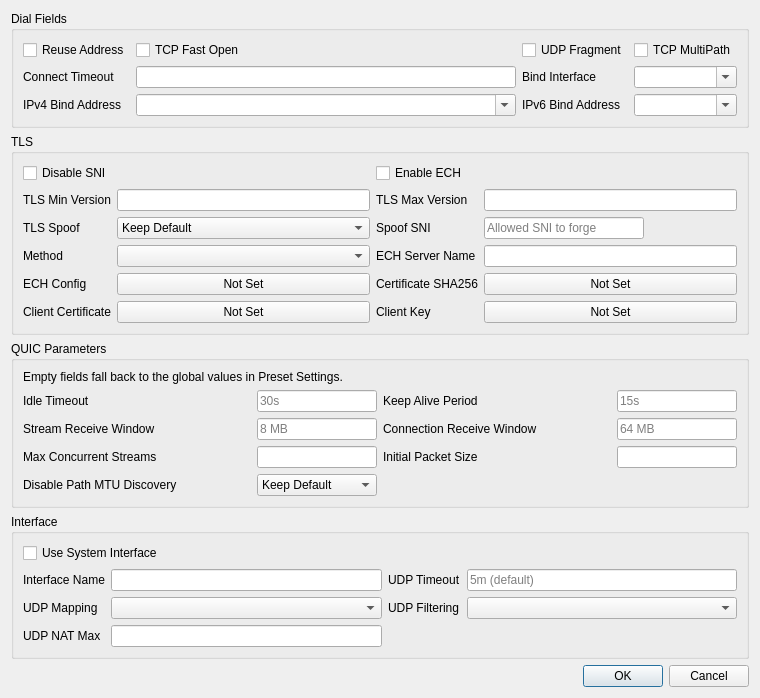
<?xml version="1.0" encoding="UTF-8"?>
<ui version="4.0">
 <class>EditAdvanced</class>
 <widget class="QDialog" name="EditAdvanced">
  <property name="geometry">
   <rect>
    <x>0</x>
    <y>0</y>
    <width>760</width>
    <height>460</height>
   </rect>
  </property>
  <property name="windowTitle">
   <string>Dialog</string>
  </property>
  <layout class="QGridLayout" name="gridLayout">
   <item row="0" column="0">
    <widget class="QGroupBox" name="dial_box">
     <property name="title">
      <string>Dial Fields</string>
     </property>
     <layout class="QGridLayout" name="gridLayout_2">      <item row="0" column="0">
       <widget class="QCheckBox" name="reuse_addr">
        <property name="text">
         <string>Reuse Address</string>
        </property>
       </widget>
      </item>
      <item row="0" column="1">
       <widget class="QCheckBox" name="tcp_fast_open">
        <property name="text">
         <string>TCP Fast Open</string>
        </property>
       </widget>
      </item>
      <item row="0" column="2">
       <widget class="QCheckBox" name="udp_fragment">
        <property name="text">
         <string>UDP Fragment</string>
        </property>
       </widget>
      </item>
      <item row="0" column="3">
       <widget class="QCheckBox" name="tcp_multipath">
        <property name="text">
         <string>TCP MultiPath</string>
        </property>
       </widget>
      </item>
      <item row="1" column="0">
       <widget class="QLabel" name="label">
        <property name="text">
         <string>Connect Timeout</string>
        </property>
       </widget>
      </item>
      <item row="1" column="1">
       <widget class="QLineEdit" name="connect_timeout"/>
      </item>
      <item row="1" column="2">
       <widget class="QLabel" name="label_bind_ifc">
        <property name="text">
         <string>Bind Interface</string>
        </property>
       </widget>
      </item>
      <item row="1" column="3">
       <widget class="QComboBox" name="bind_interface">
        <property name="editable">
         <bool>true</bool>
        </property>
       </widget>
      </item>
      <item row="2" column="0">
       <widget class="QLabel" name="label_inet4_bind">
        <property name="text">
         <string>IPv4 Bind Address</string>
        </property>
       </widget>
      </item>
      <item row="2" column="1">
       <widget class="QComboBox" name="inet4_bind_address">
        <property name="editable">
         <bool>true</bool>
        </property>
       </widget>
      </item>
      <item row="2" column="2">
       <widget class="QLabel" name="label_inet6_bind">
        <property name="text">
         <string>IPv6 Bind Address</string>
        </property>
       </widget>
      </item>
      <item row="2" column="3">
       <widget class="QComboBox" name="inet6_bind_address">
        <property name="editable">
         <bool>true</bool>
        </property>
       </widget>
      </item>
</layout>
    </widget>
   </item>
   <item row="3" column="0">
    <widget class="QGroupBox" name="interface_box">
     <property name="title">
      <string>Interface</string>
     </property>
     <layout class="QGridLayout" name="interface_form">      <item row="0" column="0" colspan="4">
       <widget class="QCheckBox" name="system">
        <property name="toolTip">
         <string>&lt;html&gt;&lt;head/&gt;&lt;body&gt;&lt;p&gt;Requires privilege and cannot conflict with existing system interfaces. The internal network stack is used when disabled.&lt;/p&gt;&lt;/body&gt;&lt;/html&gt;</string>
        </property>
        <property name="text">
         <string>Use System Interface</string>
        </property>
       </widget>
      </item>
      <item row="1" column="0">
       <widget class="QLabel" name="interface_name_l">
        <property name="toolTip">
         <string>&lt;html&gt;&lt;head/&gt;&lt;body&gt;&lt;p&gt;Custom system interface name. A generated name is used by default.&lt;/p&gt;&lt;/body&gt;&lt;/html&gt;</string>
        </property>
        <property name="text">
         <string>Interface Name</string>
        </property>
       </widget>
      </item>
      <item row="1" column="1">
       <widget class="QLineEdit" name="interface_name"/>
      </item>
      <item row="1" column="2">
       <widget class="QLabel" name="udp_timeout_l">
        <property name="toolTip">
         <string>&lt;html&gt;&lt;head/&gt;&lt;body&gt;&lt;p&gt;UDP NAT expiration time.&lt;/p&gt;&lt;/body&gt;&lt;/html&gt;</string>
        </property>
        <property name="text">
         <string>UDP Timeout</string>
        </property>
       </widget>
      </item>
      <item row="1" column="3">
       <widget class="QLineEdit" name="udp_timeout">
        <property name="placeholderText">
         <string>5m (default)</string>
        </property>
       </widget>
      </item>
      <item row="2" column="0">
       <widget class="QLabel" name="udp_mapping_l">
        <property name="toolTip">
         <string>&lt;html&gt;&lt;head/&gt;&lt;body&gt;&lt;p&gt;UDP NAT mapping behavior. endpoint_independent is used by default.&lt;/p&gt;&lt;/body&gt;&lt;/html&gt;</string>
        </property>
        <property name="text">
         <string>UDP Mapping</string>
        </property>
       </widget>
      </item>
      <item row="2" column="1">
       <widget class="QComboBox" name="udp_mapping"/>
      </item>
      <item row="2" column="2">
       <widget class="QLabel" name="udp_filtering_l">
        <property name="toolTip">
         <string>&lt;html&gt;&lt;head/&gt;&lt;body&gt;&lt;p&gt;UDP NAT filtering behavior. endpoint_independent is used by default.&lt;/p&gt;&lt;/body&gt;&lt;/html&gt;</string>
        </property>
        <property name="text">
         <string>UDP Filtering</string>
        </property>
       </widget>
      </item>
      <item row="2" column="3">
       <widget class="QComboBox" name="udp_filtering"/>
      </item>
      <item row="3" column="0">
       <widget class="QLabel" name="udp_nat_max_l">
        <property name="toolTip">
         <string>&lt;html&gt;&lt;head/&gt;&lt;body&gt;&lt;p&gt;Maximum number of UDP NAT entries.&lt;/p&gt;&lt;/body&gt;&lt;/html&gt;</string>
        </property>
        <property name="text">
         <string>UDP NAT Max</string>
        </property>
       </widget>
      </item>
      <item row="3" column="1">
       <widget class="QLineEdit" name="udp_nat_max"/>
      </item>
</layout>
    </widget>
   </item>
   <item row="4" column="0">
    <widget class="QDialogButtonBox" name="buttonBox">
     <property name="orientation">
      <enum>Qt::Orientation::Horizontal</enum>
     </property>
     <property name="standardButtons">
      <set>QDialogButtonBox::StandardButton::Cancel|QDialogButtonBox::StandardButton::Ok</set>
     </property>
    </widget>
   </item>
   <item row="1" column="0">
    <widget class="QGroupBox" name="tls_box">
     <property name="title">
      <string>TLS</string>
     </property>
     <layout class="QGridLayout" name="formLayout">      <item row="0" column="0" colspan="2">
       <widget class="QCheckBox" name="disable_sni">
        <property name="text">
         <string>Disable SNI</string>
        </property>
       </widget>
      </item>
      <item row="0" column="2" colspan="2">
       <widget class="QCheckBox" name="enable_ech">
        <property name="text">
         <string>Enable ECH</string>
        </property>
       </widget>
      </item>
      <item row="1" column="0">
       <widget class="QLabel" name="label_6">
        <property name="text">
         <string>TLS Min Version</string>
        </property>
       </widget>
      </item>
      <item row="1" column="1">
       <widget class="QLineEdit" name="min_version"/>
      </item>
      <item row="1" column="2">
       <widget class="QLabel" name="label_7">
        <property name="text">
         <string>TLS Max Version</string>
        </property>
       </widget>
      </item>
      <item row="1" column="3">
       <widget class="QLineEdit" name="max_version"/>
      </item>
      <item row="2" column="0">
       <widget class="QLabel" name="tls_spoof_state_l">
        <property name="toolTip">
         <string>&lt;html&gt;&lt;head/&gt;&lt;body&gt;&lt;p&gt;Whether this profile injects a forged ClientHello. &amp;quot;Keep Default&amp;quot; follows Preset Settings, unless a Spoof SNI is set below.&lt;/p&gt;&lt;/body&gt;&lt;/html&gt;</string>
        </property>
        <property name="text">
         <string>TLS Spoof</string>
        </property>
       </widget>
      </item>
      <item row="2" column="1">
       <widget class="QComboBox" name="tls_spoof_state">
        <item>
         <property name="text">
          <string>Keep Default</string>
         </property>
        </item>
        <item>
         <property name="text">
          <string>On</string>
         </property>
        </item>
        <item>
         <property name="text">
          <string>Off</string>
         </property>
        </item>
       </widget>
      </item>
      <item row="2" column="2">
       <widget class="QLabel" name="tls_spoof_l">
        <property name="toolTip">
         <string>&lt;html&gt;&lt;head/&gt;&lt;body&gt;&lt;p&gt;Inject a forged TLS ClientHello carrying this SNI before the real one, to pass SNI filtering that allows specific hostnames.&lt;/p&gt;&lt;p&gt;Client only. Requires elevated privileges (root / Administrator). Not supported on Windows ARM64. &amp;quot;wrong-timestamp&amp;quot; is not supported on macOS.&lt;/p&gt;&lt;p&gt;Leave empty to inherit the global value from Preset Settings.&lt;/p&gt;&lt;/body&gt;&lt;/html&gt;</string>
        </property>
        <property name="text">
         <string>Spoof SNI</string>
        </property>
       </widget>
      </item>
      <item row="2" column="3">
       <widget class="QLineEdit" name="tls_spoof">
        <property name="maximumSize">
         <size>
          <width>160</width>
          <height>16777215</height>
         </size>
        </property>
        <property name="placeholderText">
         <string>Allowed SNI to forge</string>
        </property>
       </widget>
      </item>
      <item row="3" column="0">
       <widget class="QLabel" name="tls_spoof_method_l">
        <property name="text">
         <string>Method</string>
        </property>
       </widget>
      </item>
      <item row="3" column="1">
       <widget class="QComboBox" name="tls_spoof_method"/>
      </item>
      <item row="3" column="2">
       <widget class="QLabel" name="label_8">
        <property name="toolTip">
         <string>&lt;html&gt;&lt;head/&gt;&lt;body&gt;&lt;h4 style=&quot; margin-top:12px; margin-bottom:12px; margin-left:0px; margin-right:0px; -qt-block-indent:0; text-indent:0px;&quot;&gt;&lt;a name=&quot;query_server_name&quot;/&gt;&lt;span style=&quot; font-size:medium; font-weight:700;&quot;&gt;q&lt;/span&gt;&lt;span style=&quot; font-size:medium; font-weight:700;&quot;&gt;uery_server_name in sing-box&lt;/span&gt;&lt;/h4&gt;&lt;/body&gt;&lt;/html&gt;</string>
        </property>
        <property name="text">
         <string>ECH Server Name</string>
        </property>
       </widget>
      </item>
      <item row="3" column="3">
       <widget class="QLineEdit" name="ech_server_name"/>
      </item>
      <item row="4" column="0">
       <widget class="QLabel" name="label_2">
        <property name="text">
         <string>ECH Config</string>
        </property>
       </widget>
      </item>
      <item row="4" column="1">
       <widget class="QPushButton" name="ech_config">
        <property name="text">
         <string>Not Set</string>
        </property>
       </widget>
      </item>
      <item row="4" column="2">
       <widget class="QLabel" name="label_3">
        <property name="text">
         <string>Certificate SHA256</string>
        </property>
       </widget>
      </item>
      <item row="4" column="3">
       <widget class="QPushButton" name="cert_sha256">
        <property name="text">
         <string>Not Set</string>
        </property>
       </widget>
      </item>
      <item row="5" column="0">
       <widget class="QLabel" name="label_4">
        <property name="text">
         <string>Client Certificate</string>
        </property>
       </widget>
      </item>
      <item row="5" column="1">
       <widget class="QPushButton" name="client_cert">
        <property name="text">
         <string>Not Set</string>
        </property>
       </widget>
      </item>
      <item row="5" column="2">
       <widget class="QLabel" name="label_5">
        <property name="text">
         <string>Client Key</string>
        </property>
       </widget>
      </item>
      <item row="5" column="3">
       <widget class="QPushButton" name="client_key">
        <property name="text">
         <string>Not Set</string>
        </property>
       </widget>
      </item>
</layout>
    </widget>
   </item>
   <item row="2" column="0">
    <widget class="QGroupBox" name="quic_box">
     <property name="title">
      <string>QUIC Parameters</string>
     </property>
     <layout class="QGridLayout" name="gridLayout_quic">
      <item row="0" column="0" colspan="4">
       <widget class="QLabel" name="quic_note">
        <property name="text">
         <string>Empty fields fall back to the global values in Preset Settings.</string>
        </property>
        <property name="wordWrap">
         <bool>true</bool>
        </property>
       </widget>
      </item>
      <item row="1" column="0">
       <widget class="QLabel" name="quic_idle_timeout_l">
        <property name="text">
         <string>Idle Timeout</string>
        </property>
       </widget>
      </item>
      <item row="1" column="1">
       <widget class="QLineEdit" name="quic_idle_timeout">
        <property name="maximumSize">
         <size>
          <width>120</width>
          <height>16777215</height>
         </size>
        </property>
        <property name="placeholderText">
         <string notr="true">30s</string>
        </property>
       </widget>
      </item>
      <item row="1" column="2">
       <widget class="QLabel" name="quic_keep_alive_period_l">
        <property name="text">
         <string>Keep Alive Period</string>
        </property>
       </widget>
      </item>
      <item row="1" column="3">
       <widget class="QLineEdit" name="quic_keep_alive_period">
        <property name="maximumSize">
         <size>
          <width>120</width>
          <height>16777215</height>
         </size>
        </property>
        <property name="placeholderText">
         <string notr="true">15s</string>
        </property>
       </widget>
      </item>
      <item row="2" column="0">
       <widget class="QLabel" name="quic_stream_receive_window_l">
        <property name="text">
         <string>Stream Receive Window</string>
        </property>
       </widget>
      </item>
      <item row="2" column="1">
       <widget class="QLineEdit" name="quic_stream_receive_window">
        <property name="maximumSize">
         <size>
          <width>120</width>
          <height>16777215</height>
         </size>
        </property>
        <property name="placeholderText">
         <string notr="true">8 MB</string>
        </property>
       </widget>
      </item>
      <item row="2" column="2">
       <widget class="QLabel" name="quic_connection_receive_window_l">
        <property name="text">
         <string>Connection Receive Window</string>
        </property>
       </widget>
      </item>
      <item row="2" column="3">
       <widget class="QLineEdit" name="quic_connection_receive_window">
        <property name="maximumSize">
         <size>
          <width>120</width>
          <height>16777215</height>
         </size>
        </property>
        <property name="placeholderText">
         <string notr="true">64 MB</string>
        </property>
       </widget>
      </item>
      <item row="3" column="0">
       <widget class="QLabel" name="quic_max_concurrent_streams_l">
        <property name="text">
         <string>Max Concurrent Streams</string>
        </property>
       </widget>
      </item>
      <item row="3" column="1">
       <widget class="QLineEdit" name="quic_max_concurrent_streams">
        <property name="maximumSize">
         <size>
          <width>120</width>
          <height>16777215</height>
         </size>
        </property>
       </widget>
      </item>
      <item row="3" column="2">
       <widget class="QLabel" name="quic_initial_packet_size_l">
        <property name="text">
         <string>Initial Packet Size</string>
        </property>
       </widget>
      </item>
      <item row="3" column="3">
       <widget class="QLineEdit" name="quic_initial_packet_size">
        <property name="maximumSize">
         <size>
          <width>120</width>
          <height>16777215</height>
         </size>
        </property>
       </widget>
      </item>
      <item row="4" column="0">
       <widget class="QLabel" name="quic_disable_path_mtu_discovery_l">
        <property name="text">
         <string>Disable Path MTU Discovery</string>
        </property>
       </widget>
      </item>
      <item row="4" column="1">
       <widget class="QComboBox" name="quic_disable_path_mtu_discovery">
        <item>
         <property name="text">
          <string>Keep Default</string>
         </property>
        </item>
        <item>
         <property name="text">
          <string>On</string>
         </property>
        </item>
        <item>
         <property name="text">
          <string>Off</string>
         </property>
        </item>
       </widget>
      </item>
     </layout>
    </widget>
   </item>
  </layout>
 </widget>
 <tabstops>
  <tabstop>reuse_addr</tabstop>
  <tabstop>tcp_fast_open</tabstop>
  <tabstop>udp_fragment</tabstop>
  <tabstop>tcp_multipath</tabstop>
  <tabstop>connect_timeout</tabstop>
  <tabstop>bind_interface</tabstop>
  <tabstop>inet4_bind_address</tabstop>
  <tabstop>inet6_bind_address</tabstop>
  <tabstop>disable_sni</tabstop>
  <tabstop>enable_ech</tabstop>
  <tabstop>min_version</tabstop>
  <tabstop>max_version</tabstop>
  <tabstop>tls_spoof_state</tabstop>
  <tabstop>tls_spoof</tabstop>
  <tabstop>tls_spoof_method</tabstop>
  <tabstop>ech_server_name</tabstop>
  <tabstop>ech_config</tabstop>
  <tabstop>cert_sha256</tabstop>
  <tabstop>client_cert</tabstop>
  <tabstop>client_key</tabstop>
  <tabstop>quic_idle_timeout</tabstop>
  <tabstop>quic_keep_alive_period</tabstop>
  <tabstop>quic_stream_receive_window</tabstop>
  <tabstop>quic_connection_receive_window</tabstop>
  <tabstop>quic_max_concurrent_streams</tabstop>
  <tabstop>quic_initial_packet_size</tabstop>
  <tabstop>quic_disable_path_mtu_discovery</tabstop>
  <tabstop>system</tabstop>
  <tabstop>interface_name</tabstop>
  <tabstop>udp_timeout</tabstop>
  <tabstop>udp_mapping</tabstop>
  <tabstop>udp_filtering</tabstop>
  <tabstop>udp_nat_max</tabstop>
 </tabstops>
 <resources/>
 <connections>
  <connection>
   <sender>buttonBox</sender>
   <signal>accepted()</signal>
   <receiver>EditAdvanced</receiver>
   <slot>accept()</slot>
   <hints>
    <hint type="sourcelabel">
     <x>248</x>
     <y>254</y>
    </hint>
    <hint type="destinationlabel">
     <x>157</x>
     <y>274</y>
    </hint>
   </hints>
  </connection>
  <connection>
   <sender>buttonBox</sender>
   <signal>rejected()</signal>
   <receiver>EditAdvanced</receiver>
   <slot>reject()</slot>
   <hints>
    <hint type="sourcelabel">
     <x>316</x>
     <y>260</y>
    </hint>
    <hint type="destinationlabel">
     <x>286</x>
     <y>274</y>
    </hint>
   </hints>
  </connection>
 </connections>
</ui>
